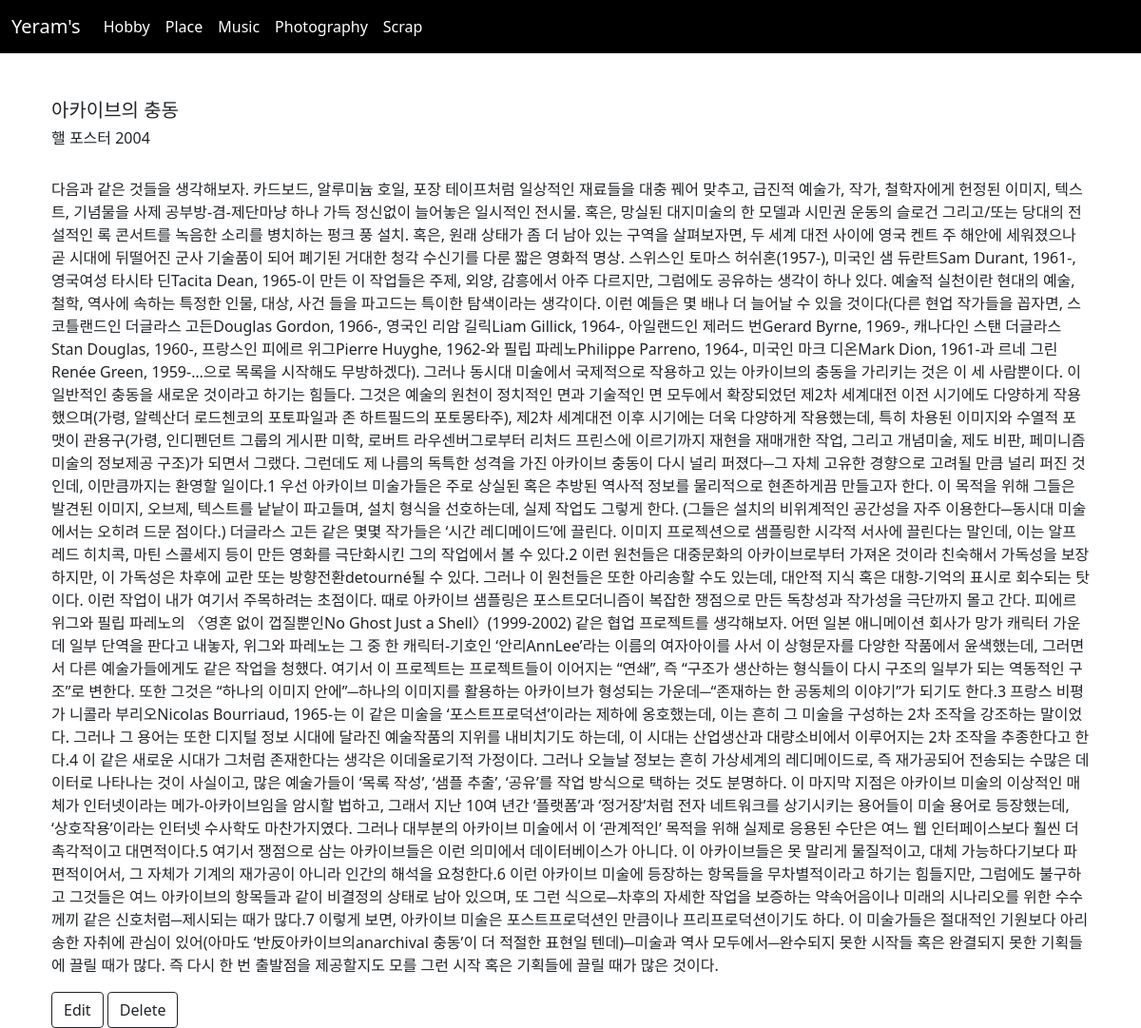
Screenshot of /scrap/1/ with the database file from the repository.
### yeram/models.py (models this page shows, shortened)
class Scrap(models.Model) :
    title = models.CharField(max_length=30)
    author = models.CharField(null=True,default='',max_length=20)
    body = models.TextField()

### yeram/views.py (the view)
# urls.py: path('scrap/<int:yeram_id>/', views.scrapdetail, name="scrapdetail"),
def scrapdetail(request, yeram_id) :
    scrapdetails = get_object_or_404(Scrap, pk= yeram_id )
    return render(request, 'scrapdetail.html', {'scrapdetails': scrapdetails})

### yeram/templates/scrapdetail.html
{% extends 'base.html' %}
{% load static %}
{% block content %}
<br><br>
  <div class="container">
    <h5>{{scrapdetails.title}}</h5>
    <h6>{{scrapdetails.author}}</h6>
    <br><p>{{scrapdetails.body}}</p>
    <button type="button" class="btn btn-outline-dark" onclick="location.href='scrapedit/'"> Edit </button>
    <button type="button" class="btn btn-outline-dark" onclick="location.href='scrapdelete/'"> Delete </button>
  </div>
{% endblock %}

### rows the page displays
Scrap: title "아카이브의 충동", author "핼 포스터 2004", body "다음과 같은 것들을 생각해보자. 카드보드, 알루미늄 호일, 포장 테이프처럼 일상적인 재료들을 대충 꿰어 맞추고, 급진적 예술가, 작가, 철학자에게 헌정된 이미지, 텍스트, 기념물을 사제 공부방-겸-제단마냥 하나 가득 정신없이 늘어놓은 일시적인 전시물. 혹은, 망실된 대지미술의 한 모델과 시민권 운동의 슬로건 그리고/또는 당대의 전설적인 록 콘서트를 녹음한 소리를 병치하는 펑크 풍 설치. 혹은, 원래 상태가 좀 더 남아 있는 구역을 살펴보자면, 두 세계 대전 사이에 영국 켄트 주 해안에 세워졌으나 곧 시대에 뒤떨어진 군사 기술품이 되어 폐기된 거대한 청각 수신기를 다룬 짧은 영화적 명상. 스위스인 토마스 허쉬혼(1957-), 미국인 샘 듀란트Sam Durant, 1961-, 영국여성 타시타 딘Tacita Dean, 1965-이 만든 이 작업들은 주제, 외양, 감흥에서 아주 다르지만, 그럼에도 공유하는 생각이 하나 있다. 예술적 실천이란 현대의 예술, 철학, 역사에 속하는 특정한 인물, 대상, 사건 들을 파고드는 특이한 탐색이라는 생각이다. 이런 예들은 몇 배나 더 늘어날 수 있을 것이다(다른 현업 작가들을 꼽자면, 스코틀랜드인 더글라스 고든Douglas Gordon, 1966-, 영국인 리암 길릭Liam Gillick, 1964-, 아일랜드인 제러드 번Gerard Byrne, 1969-, 캐나다인 스탠 더글라스Stan Douglas,…"
